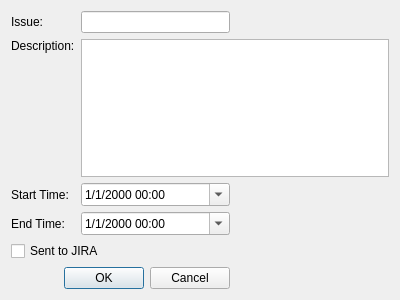
<?xml version="1.0" encoding="UTF-8"?>
<ui version="4.0">
 <class>EditWorklog</class>
 <widget class="QDialog" name="EditWorklog">
  <property name="geometry">
   <rect>
    <x>0</x>
    <y>0</y>
    <width>400</width>
    <height>300</height>
   </rect>
  </property>
  <property name="windowTitle">
   <string>Dialog</string>
  </property>
  <layout class="QGridLayout" name="gridLayout">
   <item row="0" column="0">
    <widget class="QLabel" name="issueLabel">
     <property name="text">
      <string>Issue:</string>
     </property>
    </widget>
   </item>
   <item row="0" column="1">
    <widget class="QLineEdit" name="issueLine"/>
   </item>
   <item row="1" column="0">
    <widget class="QLabel" name="descriptionLabel">
     <property name="text">
      <string>Description:</string>
     </property>
     <property name="alignment">
      <set>Qt::AlignLeading|Qt::AlignLeft|Qt::AlignTop</set>
     </property>
    </widget>
   </item>
   <item row="1" column="1" colspan="2">
    <widget class="QTextEdit" name="descriptionText"/>
   </item>
   <item row="2" column="0">
    <widget class="QLabel" name="startLabel">
     <property name="text">
      <string>Start Time:</string>
     </property>
    </widget>
   </item>
   <item row="2" column="1">
    <widget class="QDateTimeEdit" name="startTimeEdit">
     <property name="displayFormat">
      <string>M/d/yyyy HH:mm</string>
     </property>
     <property name="calendarPopup">
      <bool>true</bool>
     </property>
    </widget>
   </item>
   <item row="2" column="2">
    <spacer name="horizontalSpacer">
     <property name="orientation">
      <enum>Qt::Horizontal</enum>
     </property>
     <property name="sizeHint" stdset="0">
      <size>
       <width>153</width>
       <height>20</height>
      </size>
     </property>
    </spacer>
   </item>
   <item row="3" column="0">
    <widget class="QLabel" name="endLabel">
     <property name="text">
      <string>End Time:</string>
     </property>
    </widget>
   </item>
   <item row="3" column="1">
    <widget class="QDateTimeEdit" name="endTimeEdit">
     <property name="displayFormat">
      <string>M/d/yyyy HH:mm</string>
     </property>
     <property name="calendarPopup">
      <bool>true</bool>
     </property>
    </widget>
   </item>
   <item row="4" column="0" colspan="2">
    <widget class="QCheckBox" name="sentCheckBox">
     <property name="text">
      <string>Sent to JIRA</string>
     </property>
    </widget>
   </item>
   <item row="5" column="0" colspan="2">
    <widget class="QDialogButtonBox" name="buttonBox">
     <property name="orientation">
      <enum>Qt::Horizontal</enum>
     </property>
     <property name="standardButtons">
      <set>QDialogButtonBox::Cancel|QDialogButtonBox::Ok</set>
     </property>
    </widget>
   </item>
  </layout>
 </widget>
 <resources/>
 <connections>
  <connection>
   <sender>buttonBox</sender>
   <signal>accepted()</signal>
   <receiver>EditWorklog</receiver>
   <slot>accept()</slot>
   <hints>
    <hint type="sourcelabel">
     <x>248</x>
     <y>254</y>
    </hint>
    <hint type="destinationlabel">
     <x>157</x>
     <y>274</y>
    </hint>
   </hints>
  </connection>
  <connection>
   <sender>buttonBox</sender>
   <signal>rejected()</signal>
   <receiver>EditWorklog</receiver>
   <slot>reject()</slot>
   <hints>
    <hint type="sourcelabel">
     <x>316</x>
     <y>260</y>
    </hint>
    <hint type="destinationlabel">
     <x>286</x>
     <y>274</y>
    </hint>
   </hints>
  </connection>
 </connections>
</ui>
